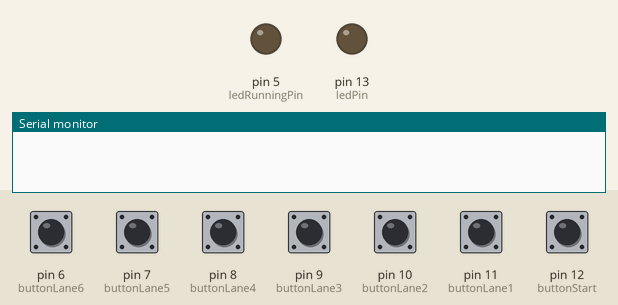
This sketch was run on a simulated Arduino Uno, built with avr-gcc and run on an emulated ATmega328P. Shown: output pins drawn as LEDs (lit = HIGH), the last lines printed to the serial monitor. The test bench sets the inputs (shaded band); at power-on: pin 6 (buttonLane6), pin 7 (buttonLane5), pin 8 (buttonLane4), pin 9 (buttonLane3), pin 10 (buttonLane2), pin 11 (buttonLane1), pin 12 (buttonStart) LOW.

Above: at 0.0 s.
At 1.5 s:
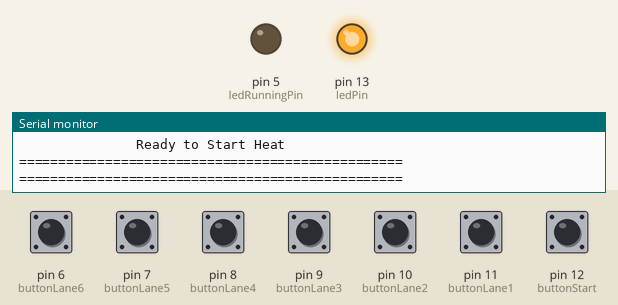
1.6 s: pin 12 (buttonStart) pulled HIGH for 0.15 s
At 2.1 s:
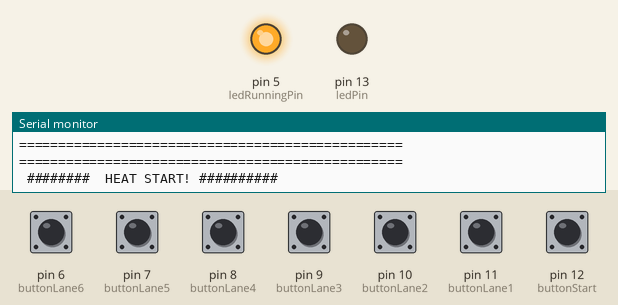
3.2 s: pin 6 (buttonLane6) pulled HIGH for 0.15 s
Timing chart, 0 to 6.2 s (numbered marks = the images above; inputs shaded):
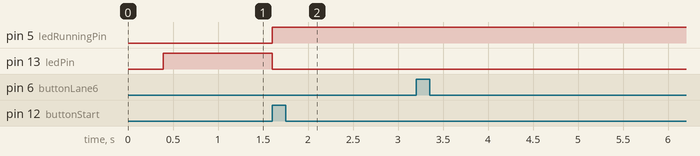

The sketch:

swimtimer.ino
```cpp
// Motor City Swim Timer
// Marvin Curlee - mcurlee.com

const int ledPin =  13;
const int ledRunningPin = 5;

const int buttonStart = 12;
int buttonStartState = 0;

const int buttonLane1 = 11;
int buttonLane1State = 0;

const int buttonLane2 = 10;
int buttonLane2State = 0;

const int buttonLane3 = 9;
int buttonLane3State = 0;

const int buttonLane4 = 8;
int buttonLane4State = 0;

const int buttonLane5 = 7;
int buttonLane5State = 0;

const int buttonLane6 = 6;
int buttonLane6State = 0;


// init start time
float startTime;


// button press booleans
int heatStarted = 0;
int lane1Finish = 0;
int lane2Finish = 0;
int lane3Finish = 0;
int lane4Finish = 0;
int lane5Finish = 0;
int lane6Finish = 0;


 //place var
 int heatPlace = 0;


void setup() {


  Serial.begin(9600);           // set up Serial library at 9600 bps

  // Clear screen

  for (int x = 1; x < 80; x++) {
    Serial.println("");
    }


  // Print start text


  Serial.println("=================================================");
  Serial.println("=================================================");
  Serial.println("               Motor City Swimming");
  Serial.println("               Ready to Start Heat");
  Serial.println("=================================================");
  Serial.println("=================================================");
  Serial.println("");
  Serial.println("");
  Serial.println("");


  // set pin modes
  pinMode(ledPin, OUTPUT);  // LED
  pinMode(ledRunningPin, OUTPUT);  // LED
  pinMode(buttonStart, INPUT); // Start
  pinMode(buttonLane1, INPUT); // Lane 1
  pinMode(buttonLane2, INPUT); // Lane 2
  pinMode(buttonLane3, INPUT);  // Lane 3
  pinMode(buttonLane4, INPUT); //  Lane 4
  pinMode(buttonLane5, INPUT); //  Lane 5
  pinMode(buttonLane6, INPUT); //  Lane 6


  //  Turn on LED to indicate ready to start.
  digitalWrite(ledPin, HIGH);
  digitalWrite(ledRunningPin, LOW);
}


void loop() {


//  Check the state of all buttons at the start of the loop

  buttonStartState = digitalRead(buttonStart);
  buttonLane1State = digitalRead(buttonLane1);
  buttonLane2State = digitalRead(buttonLane2);
  buttonLane3State = digitalRead(buttonLane3);
  buttonLane4State = digitalRead(buttonLane4);
  buttonLane5State = digitalRead(buttonLane5);
  buttonLane6State = digitalRead(buttonLane6);


// If start is pressed, record start time-stamp and print starting info to Serial

 if (buttonStartState == HIGH && heatStarted == 0 ) {
    startTime  = millis();
    heatStarted = 1;
    digitalWrite(ledPin, LOW);
    digitalWrite(ledRunningPin, HIGH);
    Serial.println(" ########  HEAT START! ##########");
    Serial.println("");


  }


//  Check and see if any of the lanes are finished.  If so, print the time.

    if (buttonLane1State == HIGH && lane1Finish == 0 && heatStarted == 1) {

      lane1Finish = 1;
      printTime(1);
  }


  if (buttonLane2State == HIGH && lane2Finish == 0 && heatStarted == 1) {

      lane2Finish = 1;
      printTime(2);
  }


  if (buttonLane3State == HIGH && lane3Finish == 0  && heatStarted == 1) {

      lane3Finish = 1;
      printTime(3);
  }


  if (buttonLane4State == HIGH && lane4Finish == 0 && heatStarted == 1) {

      lane4Finish = 1;
      printTime(4);

  }


   if (buttonLane5State == HIGH && lane5Finish == 0 && heatStarted == 1) {

      lane5Finish = 1;
      printTime(5);

  }


   if (buttonLane6State == HIGH && lane6Finish == 0  && heatStarted == 1) {

      lane6Finish = 1;
      printTime(6);

  }

 // Done with lane checks


}


// printTime function


void printTime(int laneNumber) {

  int wholeMin = 0;
  float stopTime = millis();
  heatPlace = heatPlace + 1;

  float stopTimeSeconds = (stopTime - startTime) / 1000;
      if (stopTimeSeconds >= 60) {
        wholeMin = stopTimeSeconds / 60;
        stopTimeSeconds = stopTimeSeconds - (wholeMin * 60);
      }

     Serial.print("PLACE ");
     Serial.print(heatPlace);
     Serial.print(" -- ");
     Serial.print("LANE ");
     Serial.print(laneNumber);
     Serial.print(" -- TIME (SCM) =  ");
     if (wholeMin < 10) { Serial.print("0"); }
     Serial.print(wholeMin);
     Serial.print(":");
     if (stopTimeSeconds < 10) { Serial.print("0"); }
     Serial.println(stopTimeSeconds);
     Serial.println("");

}
```

Measured:
- after the input at 1.6 s, pin 5 (ledRunningPin): LOW → HIGH at once; pin 13 (ledPin): HIGH → LOW at once
